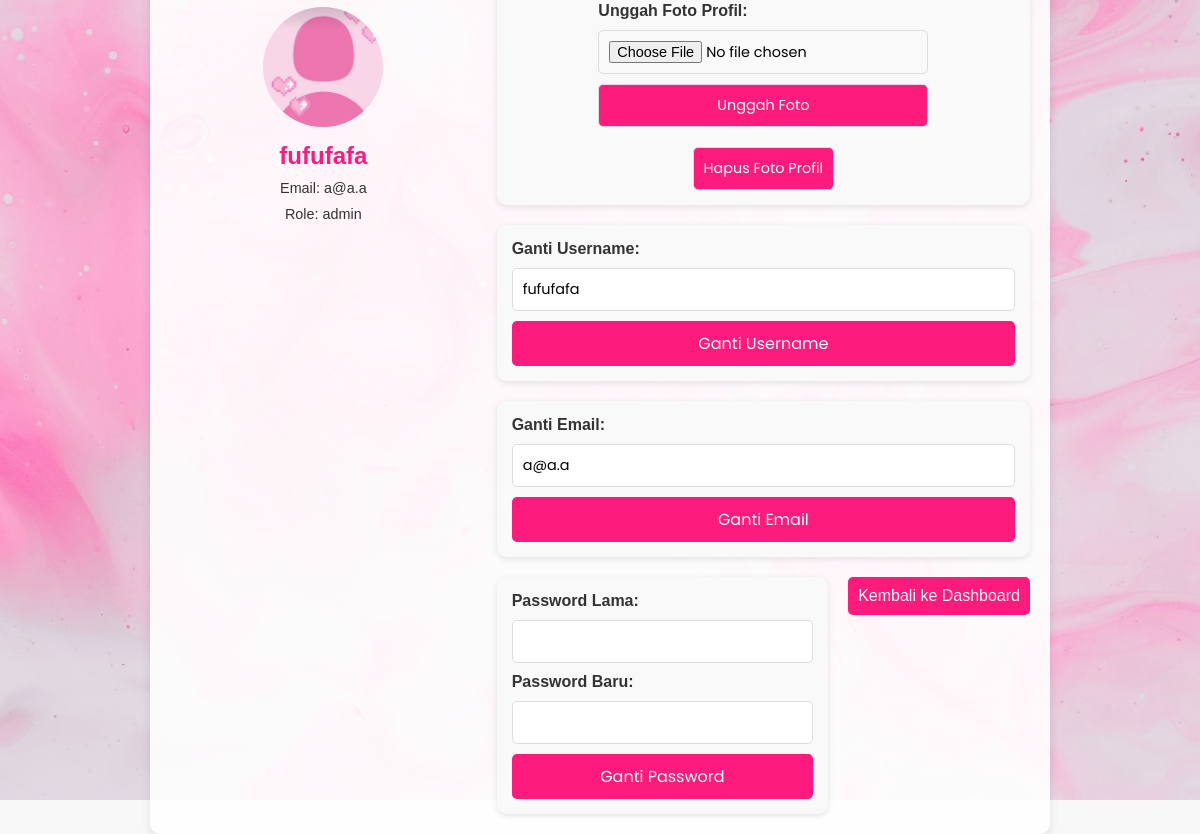
Page /profile.php (signed in) on the committed database.
### tables this page shows
CREATE TABLE `users` (
  `id` int(11) NOT NULL,
  `username` varchar(50) NOT NULL,
  `password` varchar(255) NOT NULL,
  `email` varchar(255) NOT NULL,
  `profile_pic` varchar(255) DEFAULT NULL,
  `role` enum('user','admin') DEFAULT 'user'
);

### profile.php (the view, shortened to what this page needs)
<?php
$host = 'localhost';
$user = 'root';
$password = '';
$dbname = 'perpuspemweb';
$conn = new mysqli($host, $user, $password, $dbname);
$username = $_SESSION['username'];
$profilePicPath = "uploads/$username.png";
$sql = "SELECT email, role, password FROM users WHERE username = ?";
$stmt = $conn->prepare($sql);
$stmt->bind_param("s", $username);
$stmt->execute();
$stmt->bind_result($email, $role, $stored_password);
if (!file_exists($profilePicPath)) {
    $profilePicPath = "images/default.jpg";
}
?>
<!DOCTYPE html>
<html lang="en">
<head>
    <link rel="stylesheet" href="style.css">
</head>
<body>
<div class="container">
    <div class="profile-container">
        <div class="profile-left">
            <img src="<?php echo htmlspecialchars($profilePicPath); ?>" alt="Foto Profil">
            <h2><?php echo htmlspecialchars($username); ?></h2>
            <p>Email: <?php echo htmlspecialchars($email); ?></p>
            <p>Role: <?php echo htmlspecialchars($role); ?></p>
        </div>
        <div class="profile-right">
                <form class="profile-form profile-form-row" method="POST" enctype="multipart/form-data">
            <div class="form-group">
                <label>Unggah Foto Profil:</label>
                <input type="file" name="profile_pic">
                <input type="submit" value="Unggah Foto">
            </div>
            <div class="form-group">
                <input type="submit" name="delete_pic" value="Hapus Foto Profil">
            </div>
        </form>
            <form class="profile-form" method="POST">
                <label>Ganti Username:</label>
                <input type="text" name="new_username" value="<?php echo htmlspecialchars($username); ?>" required>
                <input type="submit" value="Ganti Username">
            </form>
            <form class="profile-form" method="POST">
                <label>Ganti Email:</label>
                <input type="email" name="new_email" value="<?php echo htmlspecialchars($email); ?>" required>
                <input type="submit" value="Ganti Email">
            </form>
            <form class="profile-form" method="POST">
                <label>Password Lama:</label>
                <input type="password" name="old_password" required>
                <label>Password Baru:</label>
                <input type="password" name="new_password" required>
                <input type="submit" value="Ganti Password">
            </form>
            <a href="dashboard.php">
                <button>Kembali ke Dashboard</button>
            </a>
        </div>
    </div>
</div>
</body>
</html>

### style.css (style rules this page uses)
* { margin: 0; padding: 0; box-sizing: border-box; }
body, input { font-family: "Poppins", sans-serif; }
body { display: flex; justify-content: center; align-items: center; min-height: 100vh; background-color: #e95ba7; }
body { background-image: url('images/background.jpg'); background-size: cover; background-position: center; background-repeat: no-repeat; height: 100vh; display: flex; justify-content: center; align-items: center; margin: 0; }
body { padding-top: 70px; }
.container { transition: all 0.3s ease-in-out; }

### profile.php (style rules this page uses)
body { background-color: #f8f8f8; margin: 0; padding: 0; display: flex; justify-content: center; align-items: center; min-height: 100vh; font-family: Arial, sans-serif; }
.profile-container { background: rgba(255, 255, 255, 0.9); border-radius: 10px; padding: 20px; box-shadow: 0 4px 10px rgba(0, 0, 0, 0.1); display: flex; flex-direction: row; justify-content: space-between; align-items: flex-start; gap: 20px; width: 100%; max-width: 900px; margin: 0 auto; }
.profile-left { flex: 1; display: flex; flex-direction: column; align-items: center; text-align: center; padding: 20px; }
.profile-left img { width: 120px; height: 120px; border-radius: 50%; object-fit: cover; margin-bottom: 15px; }
.profile-left h2 { color: #fd1b7d; font-size: 1.5rem; font-weight: bold; margin-bottom: 5px; }
.profile-left p { color: #333; font-size: 0.9rem; margin: 5px 0; }
.profile-right { flex: 2; display: flex; flex-wrap: wrap; gap: 20px; justify-content: flex-start; }
.profile-form { flex: 1 1 calc(50% - 20px); display: flex; flex-direction: column; gap: 10px; background-color: #f9f9f9; padding: 15px; border-radius: 10px; box-shadow: 0 2px 6px rgba(0, 0, 0, 0.1); }
.profile-form label { font-weight: bold; color: #333; }
.profile-form input[type="text"], .profile-form input[type="email"], .profile-form input[type="password"], .profile-form input[type="file"], .profile-form select { padding: 10px; border: 1px solid #ddd; border-radius: 5px; font-size: 0.9rem; }
.profile-form input[type="submit"] { padding: 10px; background-color: #fd1b7d; color: white; border: none; border-radius: 5px; cursor: pointer; font-size: 1rem; }
.profile-right button { padding: 10px; background-color: #fd1b7d; color: #f8f8f8; border: none; border-radius: 5px; cursor: pointer; font-size: 1rem; }
.profile-form-row { display: flex; justify-content: space-between; align-items: center; gap: 20px; }
.profile-form-row .form-group { flex: 1; display: flex; flex-direction: column; gap: 10px; }
.profile-form-row input[type="file"], .profile-form-row input[type="submit"] { width: 100%; padding: 10px; border: 1px solid #ddd; border-radius: 5px; font-size: 0.9rem; }
.profile-form-row input[type="submit"] { background-color: #fd1b7d; color: white; cursor: pointer; }

### rows in the picture
users: email "a@a.a", role "admin", new_email "a@a.a"

### other values in the picture
$username "fufufafa"
